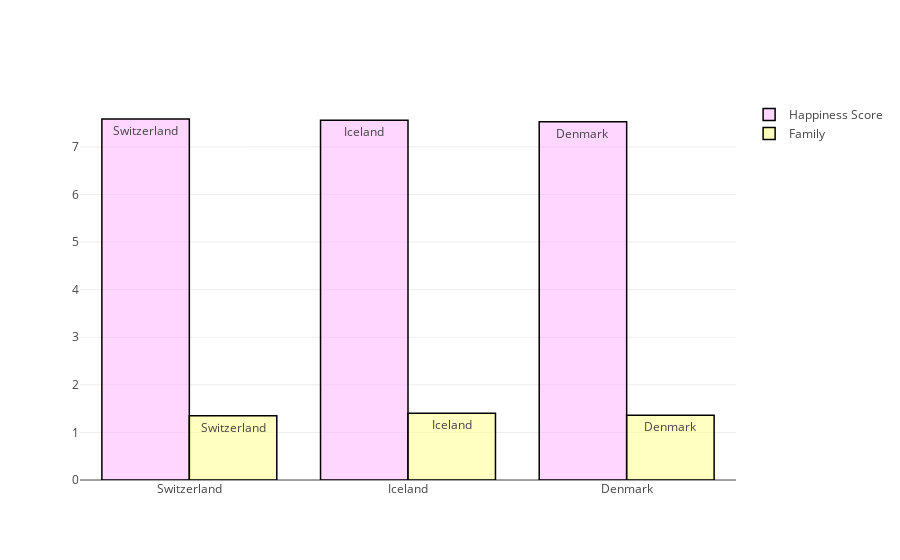

This figure's notebook cell:
### Markdown cell above
<p id='18'><h3><b>Bar Charts</b></h3></p>

### Code cell
import plotly.graph_objs as go

trace1 = go.Bar(
                x = whr2015[:3].Country,
                y = whr2015[:3]["Happiness Score"],
                name = "Happiness Score",
                marker = dict(color = 'rgba(255, 174, 255, 0.5)',
                             line=dict(color='rgb(0,0,0)',width=1.5)),
                text = whr2015[:3].Country)
trace2 = go.Bar(
                x = whr2015[:3].Country,
                y = whr2015[:3]["Family"],
                name = "Family",
                marker = dict(color = 'rgba(255, 255, 128, 0.5)',
                              line=dict(color='rgb(0,0,0)',width=1.5)),
                text = whr2015[:3].Country)
data = [trace1, trace2]
layout = go.Layout(barmode = "group")
fig = go.Figure(data = data, layout = layout)
iplot(fig)

### Figure 1 — Plotly figure (JSON) as saved in the notebook; plotly's stock layout.template omitted (floating-point values rounded to 4 significant figures)
{"data": [{"marker": {"color": "rgba(255, 174, 255, 0.5)", "line": {"color": "rgb(0,0,0)", "width": 1.5}}, "name": "Happiness Score", "text": ["Switzerland", "Iceland", "Denmark"], "x": ["Switzerland", "Iceland", "Denmark"], "y": [7.587, 7.561, 7.527], "type": "bar", "uid": "ff602d68-ba09-4410-8a4a-08e98c895570"}, {"marker": {"color": "rgba(255, 255, 128, 0.5)", "line": {"color": "rgb(0,0,0)", "width": 1.5}}, "name": "Family", "text": ["Switzerland", "Iceland", "Denmark"], "x": ["Switzerland", "Iceland", "Denmark"], "y": [1.35, 1.402, 1.361], "type": "bar", "uid": "2aebad05-8a5f-42ad-83fb-06f05b1f5236"}], "layout": {"barmode": "group"}}
